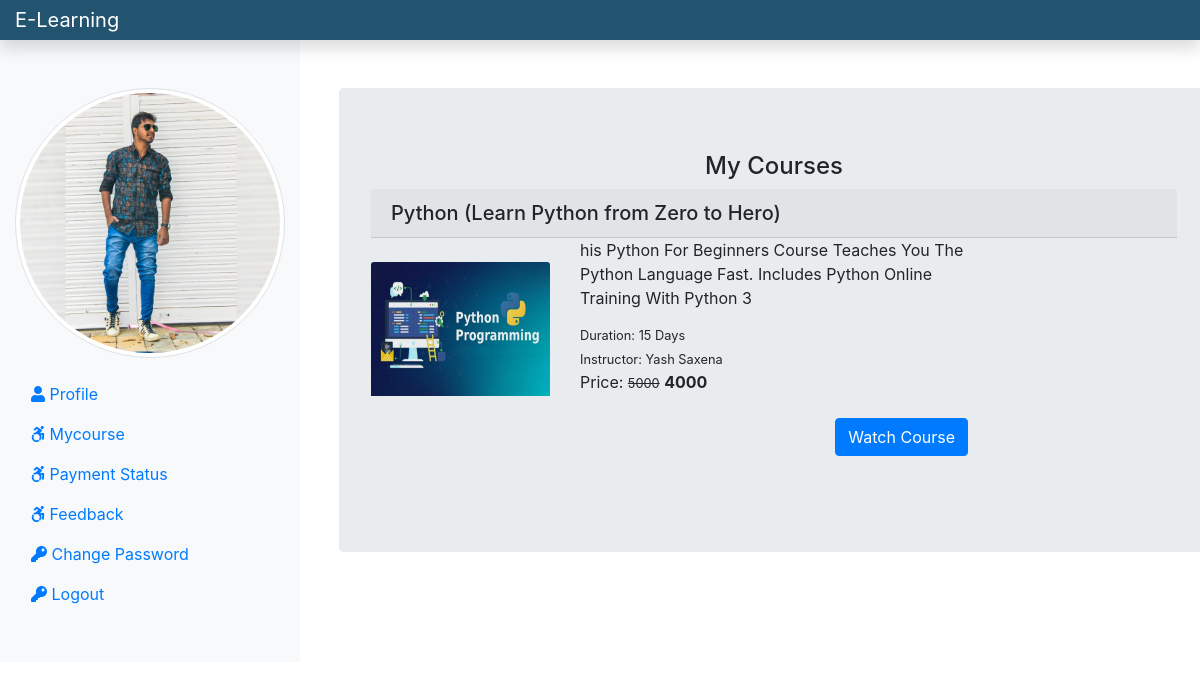
The page /student/mycourse.php (signed in) on the database its author committed.
### tables this page shows
CREATE TABLE `student` (
  `stu_id` int(11) NOT NULL,
  `stu_name` varchar(255) NOT NULL,
  `stu_email` varchar(255) NOT NULL,
  `stu_pass` varchar(255) NOT NULL,
  `stu_occ` varchar(255) NOT NULL,
  `stu_img` text NOT NULL
);

CREATE TABLE `courseorder` (
  `co_id` int(11) NOT NULL,
  `order_id` varchar(255) NOT NULL,
  `stu_email` varchar(255) NOT NULL,
  `course_id` int(11) NOT NULL,
  `status` varchar(255) NOT NULL,
  `respmsg` text NOT NULL,
  `amount` int(11) NOT NULL,
  `order_date` date NOT NULL
);

CREATE TABLE `course` (
  `course_id` int(11) NOT NULL,
  `course_name` text NOT NULL,
  `course_desc` text NOT NULL,
  `course_author` varchar(255) NOT NULL,
  `course_img` text NOT NULL,
  `course_duration` text NOT NULL,
  `course_price` int(11) NOT NULL,
  `course_original_price` int(11) NOT NULL
);

### student/mycourse.php (the view, shortened to what this page needs)
<?php
include('./stuinclude/header.php');
include('../dbconnection.php');
if(isset($_SESSION['is_login'])){
    $stuLogEmail = $_SESSION['stuLogEmail'];
} else {
    echo "<script> location.href='../index.php'; </script>";
}
?>
<div class="col-md-9">
<div class="container mt-5 ml-4">
    <div class="row">
                   <div class="jumbotron">
                <h4 class="text-center">My Courses</h4>
                <?php
                if (isset($stuLogEmail)) {
                    $sql = "SELECT co.order_id, c.course_id, c.course_name, c.course_duration,
                    c.course_desc, c.course_img, c.course_author, c.course_original_price, c.course_price
                    FROM courseorder AS co JOIN course AS c ON c.course_id = co.course_id
                    where co.stu_email = '$stuLogEmail'";
                    $result = $conn->query($sql);
                    if ($result->num_rows > 0) {
                        while ($row = $result->fetch_assoc()) { ?>
                            <div class="bg light mb-3">
                                <h5 class="card-header"><?php echo $row['course_name']; ?> </h5>
                                <div class="row">
                                    <div class="col-md-3">
                                        <img src="<?php echo $row['course_img']; ?>" alt="pic" class="card-img-top mt-4">
                                    </div>
                                    <div class="col-md-6 mb-3">
                                        <div class="class-body">
                                            <p class="card-title"><?php echo $row['course_desc']; ?></p>
                                            <small class="card-text">Duration: <?php echo $row['course_duration']; ?></small><br />
                                            <small class="card-text">Instructor: <?php echo $row['course_author']; ?></small><br />
                                            <p class="card-text d-inline">Price: <small><del> <?php echo $row['course_original_price'] ?></del></small>
                                                <span class="font-weight-bolder"> <?php echo $row['course_price'] ?> </span></p>
                                            <a href="watchcourse.php?course_id=<?php echo $row['course_id'] ?>" class="btn btn-primary mt-5 float-right">Watch Course</a>
                                        </div>
                                    </div>
                                </div>
                            </div>
                <?php
                        }
                    }
                }
                ?>
            </div>
    </div>
</div>
</div>
<?php
  include('stuinclude/footer.php');
?>

### student/stuinclude/header.php (shortened to what this page needs)
<?php
    include_once('../dbconnection.php');
    if(isset($_SESSION['is_login'])){
        $stuemail = $_SESSION['stuLogEmail'];
    } else {
        echo "<script> location.href='../index.php';  </script>";
    }
    if(isset($stuemail)){
        $sql = "SELECT * FROM student where stu_email = '$stuemail'";
        $result = $conn->query($sql);
        $row = $result->fetch_assoc();
        $stu_img = $row['stu_img'];
    }
?>
<!DOCTYPE html>
<html lang="en">
<head>
    <link rel="stylesheet" href="../css/bootstrap.min.css">
    <link rel="stylesheet" href="../css/all.min.css">
</head>
<body>
<nav class="navbar navbar-dark fixed-top p-0 shadow" style="background-color: #225470;">
    <a href="../index.php" class="navbar-brand col-sm-3 col-md-2 mr-0">E-Learning </a>
</nav>
    <div class="container-fluid mb-5" style="margin-top: 40px;">
        <div class="row">
            <nav class="col-md-3 bg-light sidebar py-5 d-print-none">
            <div class="sidebar-stickey">
                <ul class="nav flex-column">
                    <li class="nav-item mb-3">
                        <img src="<?php echo $stu_img ?>" alt="studentimage" class="img-thumbnail rounded-circle">
                    </li>
                    <li class="nav-item">
                        <a class="nav-link <?php if (PAGE=='studentprofile'){echo 'active';}?>" href="./studentprofile.php"><i class="fas fa-user"></i> Profile </a>
                    </li>
                    <li class="nav-item">
                        <a class="nav-link" href="mycourse.php"><i class="fab fa-accessible-icon"></i> Mycourse </a>
                    </li>
                    <li class="nav-item">
                        <a class="nav-link" href="paymentstatus.php"><i class="fab fa-accessible-icon"></i> Payment Status </a>
                    </li>
                    <li class="nav-item">
                        <a class="nav-link" href="./feedback.php"><i class="fab fa-accessible-icon"></i> Feedback </a>
                    </li>
                    <li class="nav-item">
                        <a class="nav-link" href="changepassword.php"><i class="fas fa-key"></i> Change Password </a>
                    </li>
                    <li class="nav-item">
                        <a class="nav-link" href="../logout.php"><i class="fas fa-key"></i> Logout </a>
                    </li>
                </ul>
            </nav>

### rows shown on the page
student: stu_img (picture)
courseorder: course.course_name "Python (Learn Python from Zero to Hero)", course.course_img (picture), course.course_desc "his Python For Beginners Course Teaches You The Python Language Fast. Includes Python Online Training With Python 3", course.course_duration "15 Days", course.course_author "Yash Saxena", course.course_original_price "5000", course.course_price "4000"
